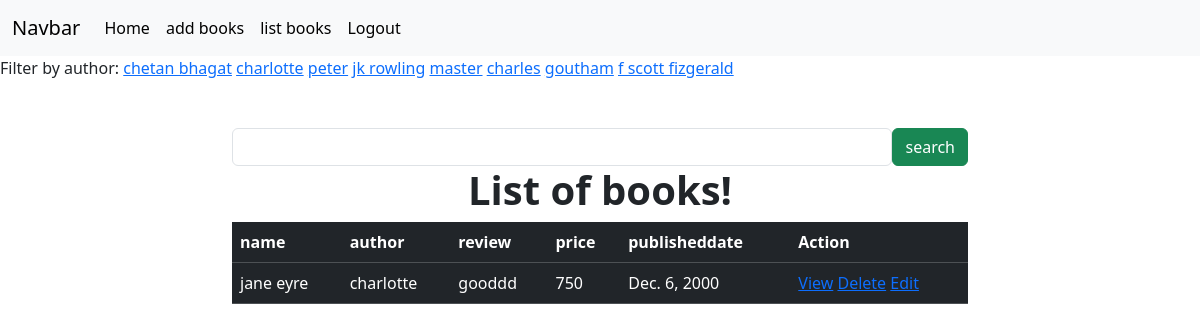
Screenshot of /books/all?author=charlotte (signed in) with the database file from the repository.
### books/models.py (models this page shows, shortened)
class BooksApp(models.Model):
    name=models.CharField(max_length=200)
    author=models.CharField(max_length=200)
    review=models.CharField(max_length=200)
    price=models.PositiveIntegerField()
    publisheddate=models.DateField()
    profile_pic=models.ImageField(upload_to="images",null=True,blank=True)

### books/views.py (the view)
# urls.py: path('books/all',views.BooksAppListView.as_view(),name="books-all"),
@method_decorator(signin_required,name="dispatch")
class BooksAppListView(View):
    def get(self,request,*args,**kwargs):
        qs=BooksApp.objects.all()
        authors=BooksApp.objects.all().values_list("author",flat=True).distinct()
        print(authors)
        if "author" in request.GET:
            auth=request.GET.get("author")
            qs=qs.filter(author__iexact=auth)
        return render(request,"book_list.html",{"data":qs,"authors":authors})

### books/views.py (called while the page is built)
def signin_required(fn):
    def wrapper(request,*args,**kwargs):
        if not request.user.is_authenticated:
            messages.error(request,"invalid session")
            return redirect("signin")
        else:
            return fn(request,*args,**kwargs)
    return wrapper

### books/templates/book_list.html (shortened to what this page needs)
{%extends 'base.html'%}
{%block body_block%}
<div>
    Filter by author:
    {%for auth in authors%}
    <a href="{%url 'books-all'%}?author={{auth}}">{{auth}}</a>
        {%endfor%}
</div>
<div class="container mt-5">
    <div class="row">
        <div class="col-2"></div>
        <div class="col-8">
            <form action="" method="post">
                <div class="d-flex">
                    <input type="text" name="box" class="form-control">
                    <button type="submit" class="btn btn-success">search</button>
                </div>
            </form>
        </div>
        <div class="col-2"></div>
    </div>
</div>
<h1><center><b>List of books!</b></center></h1>
<div class="container">
    <div class="row">
        <div class="col-2"></div>
        <div class="col-8">
            <table class="table table-dark table-stripped caption-top">
                <tr>
                    <td><b>name</b></td>
                    <td><b>author</b></td>
                    <td><b>review</b></td>
                    <td><b>price</b></td>
                    <td><b>publisheddate</b></td>
                    <td><b>Action</b></td>
                </tr>
                   {%for book in data%}
                   <tr>
                    <td>{{book.name}}</td>
                    <td>{{book.author}}</td>
                    <td>{{book.review}}</td>
                    <td>{{book.price}}</td>
                    <td>{{book.publisheddate}}</td>
                    <td>
                        <a href="{%url 'books-detail' book.id%}">View</a>
                        <a href="{%url 'books-delete' book.id%}">Delete</a>
                        <a href="{%url 'books-edit' book.id%}">Edit</a>
                    </td>
                   </tr>
                   {%endfor%}
            </table>
        </div>
        <div class="col-2"></div>
    </div>
</div>
{%endblock%}

### rows the page displays
BooksApp: name "jane eyre", author "charlotte", review "gooddd", price "750", publisheddate "Dec. 6, 2000"

### other values shown
{{ auth }} "chetan bhagat" "charlotte" "peter" "jk rowling" "master" "charles" "goutham" "f scott fizgerald"
